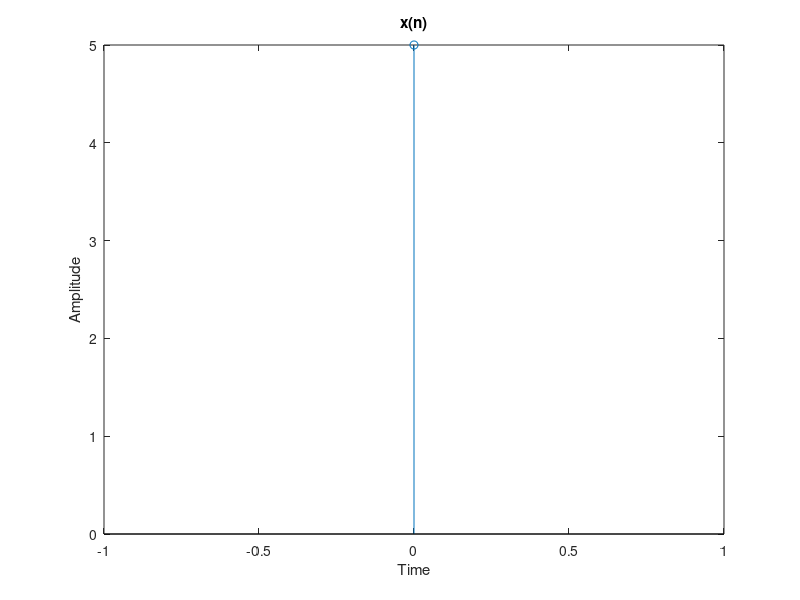
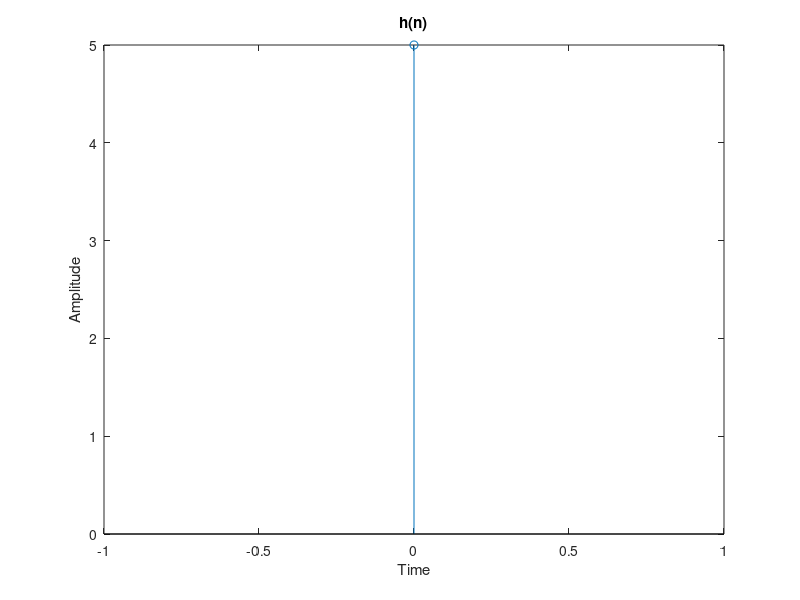
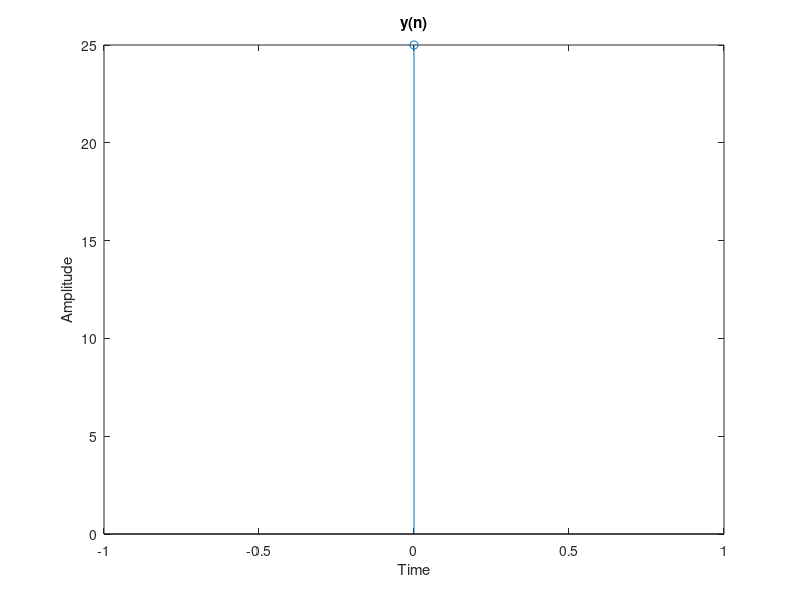

The MATLAB source for these figures, in order:
clc;
close all;
clear all;

%linear convolution using circular convolution
x=input('Enter coefficients in x[n]:');
h=input('Enter coefficients in h[n]:');

l1=length(x);
l2=length(h);
x=[x, zeros(1,l2-1)];
h=[h,zeros(1,l1-1)];
y1=conv(x,h); % method1: using conv() function
disp('y1=');
disp(y1);

l3=length(x);
c=0:l3-1;
X=fft(x,l3); % method 2: using dft.
H=fft(h,l3);
Y= X.*H;
y=ifft(Y,l3);
disp('y[n]: ');
disp(y);

figure(1);
stem(c,x);
xlabel('Time');
ylabel('Amplitude');
title('x(n)');
figure(2);
stem(c,h);
xlabel('Time');
ylabel('Amplitude');
title('h(n)');
figure(3);
stem(c,y);
xlabel('Time');
ylabel('Amplitude');
title('y(n)');